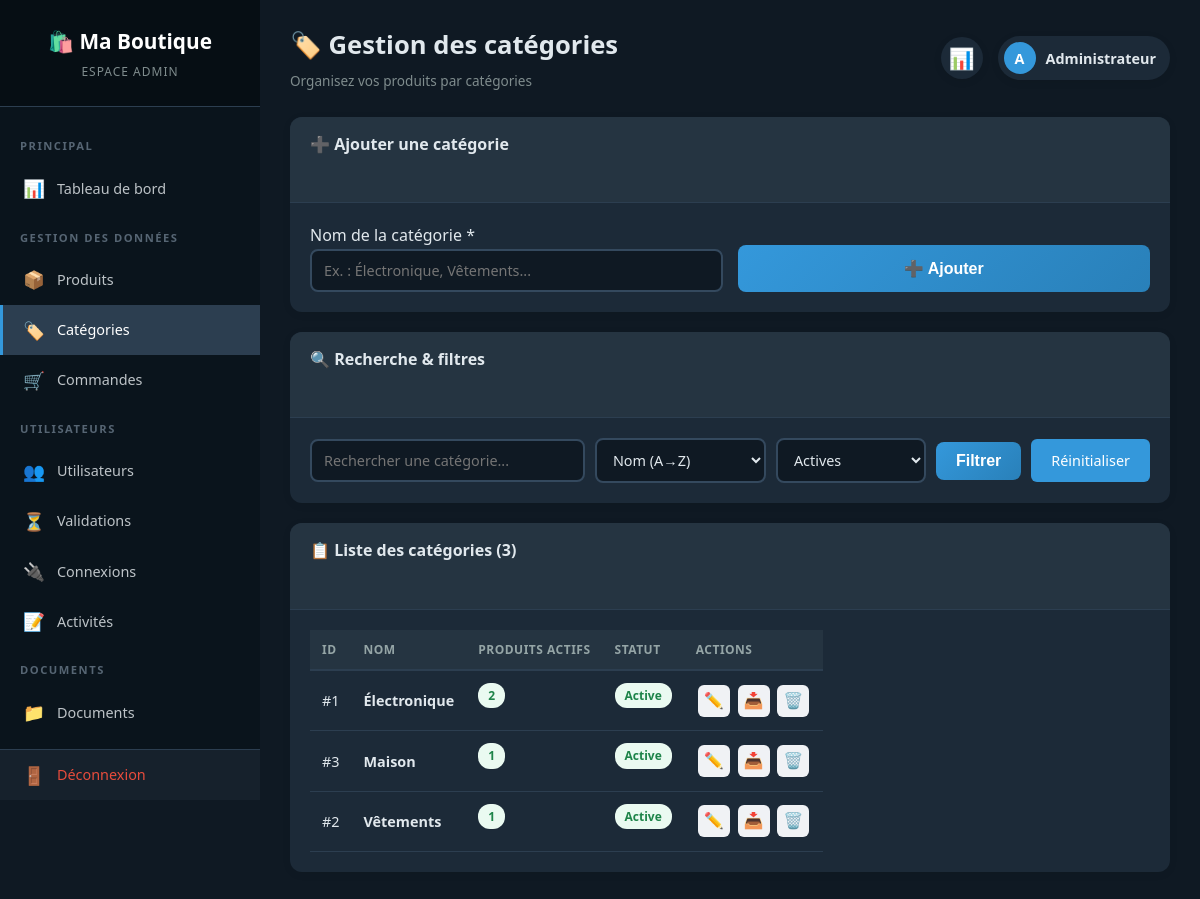
/admin/categories.php (signed in), run on the app's committed database.
### tables this page shows
CREATE TABLE `categories` (
  `id` int(11) NOT NULL AUTO_INCREMENT,
  `nom` varchar(100) NOT NULL,
  `archive` tinyint(1) DEFAULT 0,
  PRIMARY KEY (`id`)
);

### config/init.php (called while the page is built, shortened)
<?php
function param(string $cle, $defaut = null) {
    return $GLOBALS['parametres'][$cle] ?? $defaut;
}
?>

### admin/categories.php (the view, shortened to what this page needs)
<?php
require_once '../config/init.php';
$recherche = trim($_GET['recherche'] ?? '');
$tri = $_GET['tri'] ?? 'nom_asc';
$filtre_archive = isset($_GET['archive']) ? (int)$_GET['archive'] : 0;
$sql = "SELECT c.id, c.nom, c.archive,
               (SELECT COUNT(*) FROM produits p WHERE p.categorie_id = c.id AND p.archive = 0) AS nb_produits
        FROM categories c
        WHERE c.archive = :archive";
$params = [':archive' => $filtre_archive];
switch ($tri) {
    default:           $sql .= " ORDER BY c.nom ASC"; break;
}
$stmt = $pdo->prepare($sql);
$stmt->execute($params);
$categories = $stmt->fetchAll();
$categorie_edit = null;
?>
<!DOCTYPE html>
<html lang="fr" data-theme="<?= htmlspecialchars(param('theme', 'clair'), ENT_QUOTES, 'UTF-8') ?>">
<head>
    <link rel="stylesheet" href="../assets/style.css">
    <link rel="stylesheet" href="../assets/admin.css">
    <link rel="stylesheet" href="../assets/theme.css">
</head>
<body class="admin-body">
<?php include __DIR__ . '/../includes/sidebar.php'; ?>
<main class="admin-main">
    <header class="admin-topbar">
        <div>
            <h1>🏷️ Gestion des catégories</h1>
            <p class="topbar-subtitle">Organisez vos produits par catégories</p>
        </div>
        <div class="topbar-actions">
            <a href="dashboard.php" class="topbar-icon" title="Dashboard">📊</a>
            <div class="topbar-user">
                <span class="avatar"><?= strtoupper(substr($_SESSION['nom'], 0, 1)) ?></span>
                <span><?= htmlspecialchars($_SESSION['nom']) ?></span>
            </div>
        </div>
    </header>
    <section class="card">
        <div class="card-header">
            <h2><?= $categorie_edit ? '✏️ Modifier la catégorie' : '➕ Ajouter une catégorie' ?></h2>
        </div>
        <div class="card-body">
            <form method="POST" action="categories.php" class="form-grid">
                <div class="form-group">
                    <label for="nom">Nom de la catégorie *</label>
                    <input type="text" id="nom" name="nom" required minlength="2"
                           placeholder="Ex. : Électronique, Vêtements..."
                           value="<?= htmlspecialchars($categorie_edit['nom'] ?? '') ?>">
                </div>
                <div class="form-group" style="display:flex; align-items:flex-end;">
                    <button type="submit" class="btn-submit" style="width:100%;">
                        <?= $categorie_edit ? '💾 Enregistrer' : '➕ Ajouter' ?>
                    </button>
                </div>
            </form>
        </div>
    </section>
    <section class="card">
        <div class="card-header">
            <h2>🔍 Recherche & filtres</h2>
        </div>
        <div class="card-body">
            <form method="GET" action="categories.php" class="filters-bar">
                <input type="text" name="recherche" placeholder="Rechercher une catégorie..."
                       value="<?= htmlspecialchars($recherche) ?>">
                <select name="tri">
                    <option value="nom_asc"  <?= $tri === 'nom_asc'  ? 'selected' : '' ?>>Nom (A→Z)</option>
                </select>
                <select name="archive">
                    <option value="0" <?= $filtre_archive === 0 ? 'selected' : '' ?>>Actives</option>
                </select>
                <button type="submit" class="btn-submit">Filtrer</button>
                <a href="categories.php" class="btn-secondary">Réinitialiser</a>
            </form>
        </div>
    </section>
    <section class="card">
        <div class="card-header">
            <h2>📋 Liste des catégories (<?= count($categories) ?>)</h2>
        </div>
        <div class="card-body">
            <?php if (empty($categories)): ?>
                <p class="empty">Aucune catégorie trouvée.</p>
            <?php else: ?>
                <table class="data-table">
                    <thead>
                        <tr>
                            <th>ID</th>
                            <th>Nom</th>
                            <th>Produits actifs</th>
                            <th>Statut</th>
                            <th>Actions</th>
                        </tr>
                    </thead>
                    <tbody>
                        <?php foreach ($categories as $c): ?>
                            <tr>
                                <td>#<?= (int)$c['id'] ?></td>
                                <td><strong><?= htmlspecialchars($c['nom']) ?></strong></td>
                                <td>
                                    <span class="badge <?= $c['nb_produits'] > 0 ? 'badge-success' : 'badge-danger' ?>">
                                        <?= (int)$c['nb_produits'] ?>
                                    </span>
                                </td>
                                <td>
                                    <?php if ($c['archive']): ?>
                                        <span class="badge" style="background:#fdecea;color:#c0392b;">Archivée</span>
                                    <?php else: ?>
                                        <span class="badge badge-success">Active</span>
                                    <?php endif; ?>
                                </td>
                                <td class="actions-cell">
                                    <?php if ($filtre_archive === 1): ?>
                                        <a href="categories.php?restaurer=<?= (int)$c['id'] ?>" class="btn-icon" title="Restaurer">♻️</a>
                                    <?php else: ?>
                                        <a href="categories.php?edit=<?= (int)$c['id'] ?>" class="btn-icon" title="Modifier">✏️</a>
                                        <a href="categories.php?archiver=<?= (int)$c['id'] ?>" class="btn-icon" title="Archiver"
                                           onclick="return confirm('Archiver cette catégorie ?');">📥</a>
                                    <?php endif; ?>
                                    <a href="categories.php?supprimer=<?= (int)$c['id'] ?>" class="btn-icon btn-danger" title="Supprimer"
                                       onclick="return confirm('Supprimer définitivement cette catégorie ?');">🗑️</a>
                                </td>
                            </tr>
                        <?php endforeach; ?>
                    </tbody>
                </table>
            <?php endif; ?>
        </div>
    </section>
</main>
</body>
</html>

### assets/style.css (style rules this page uses)
* { margin: 0; padding: 0; box-sizing: border-box; }
body { font-family: 'Segoe UI', Tahoma, sans-serif; background: #f4f6f9; color: #333; line-height: 1.6; }
a { text-decoration: none; color: inherit; }
section h2 { text-align: center; font-size: 1.8rem; margin-bottom: 30px; color: #2c3e50; }
.badge { display: inline-block; background: #eaf2fb; color: #2980b9; font-size: 0.75rem; padding: 3px 10px; border-radius: 12px; margin-bottom: 10px; }
.btn-secondary { display: inline-block; background: #3498db; color: #fff; padding: 8px 18px; border-radius: 6px; font-size: 0.9rem; transition: background 0.3s; }
.btn-submit { width: 100%; padding: 14px; background: linear-gradient(135deg, #3498db, #2980b9); color: #fff; border: none; border-radius: 8px; font-size: 1rem; font-weight: 700; cursor: pointer; transition: transform 0.2s, box-shadow 0.2s; }
.data-table { display: block; width: 100%; max-width: 100%; overflow-x: auto; overscroll-behavior-x: contain; -webkit-overflow-scrolling: touch; scrollbar-width: thin; }
.data-table th, .data-table td { white-space: nowrap; }

### assets/admin.css (style rules this page uses)
.admin-body { display: flex; min-height: 100vh; background: #f0f2f5; margin: 0; }
.admin-main { flex: 1; margin-left: 260px; padding: 25px 30px; min-width: 0; }
.admin-topbar { display: flex; justify-content: space-between; align-items: center; margin-bottom: 25px; flex-wrap: wrap; gap: 15px; }
.admin-topbar h1 { font-size: 1.6rem; color: #2c3e50; margin-bottom: 4px; }
.topbar-subtitle { color: #7f8c8d; font-size: 0.85rem; }
.topbar-actions { display: flex; align-items: center; gap: 15px; }
.topbar-icon { position: relative; font-size: 1.3rem; width: 42px; height: 42px; display: flex; align-items: center; justify-content: center; background: #fff; border-radius: 50%; box-shadow: 0 2px 8px rgba(0,0,0,0.08); transition: transform 0.2s; }
.topbar-user { display: flex; align-items: center; gap: 10px; background: #fff; padding: 6px 14px 6px 6px; border-radius: 30px; box-shadow: 0 2px 8px rgba(0,0,0,0.08); font-weight: 600; color: #2c3e50; font-size: 0.9rem; }
.avatar { width: 32px; height: 32px; background: #3498db; color: #fff; border-radius: 50%; display: flex; align-items: center; justify-content: center; font-weight: 700; }
.card { background: #fff; border-radius: 12px; box-shadow: 0 2px 10px rgba(0,0,0,0.06); overflow: hidden; margin-bottom: 20px; }
.card-header { display: flex; justify-content: space-between; align-items: center; padding: 15px 20px; border-bottom: 1px solid #ecf0f1; background: #fafbfc; }
.card-header h2 { font-size: 1rem; color: #2c3e50; }
.card-body { padding: 20px; }
.data-table { width: 100%; border-collapse: collapse; font-size: 0.9rem; }
.data-table thead th { text-align: left; padding: 10px 12px; background: #f8f9fa; color: #7f8c8d; font-size: 0.75rem; text-transform: uppercase; letter-spacing: 0.5px; border-bottom: 2px solid #ecf0f1; }
.data-table tbody td { padding: 12px; border-bottom: 1px solid #f0f2f5; color: #2c3e50; }
.badge { display: inline-block; padding: 3px 10px; border-radius: 12px; font-size: 0.75rem; font-weight: 700; }
.badge-success { background: #eafaf1; color: #1e8449; }
.form-grid { display: grid; grid-template-columns: repeat(auto-fit, minmax(220px, 1fr)); gap: 15px; }
.form-grid input, .form-grid select, .form-grid textarea, .filters-bar input, .filters-bar select { width: 100%; padding: 10px 12px; border: 2px solid #e1e8ed; border-radius: 8px; font-size: 0.9rem; font-family: inherit; transition: border-color 0.2s; }
.filters-bar { display: flex; flex-wrap: wrap; gap: 10px; align-items: center; }
.filters-bar input[type="text"] { flex: 1; min-width: 200px; }
.filters-bar select { min-width: 150px; width: auto; }
.filters-bar .btn-submit, .filters-bar .btn-secondary { width: auto; padding: 10px 20px; white-space: nowrap; }
.actions-cell { white-space: nowrap; }
.btn-icon { display: inline-flex; align-items: center; justify-content: center; width: 32px; height: 32px; border-radius: 6px; background: #f0f2f5; font-size: 1rem; transition: background 0.2s, transform 0.2s; text-decoration: none; margin: 0 2px; }

### data on the page
categories: id "1", nom "Électronique", nb_produits "2", archive "Active"
categories: id "3", nom "Maison", nb_produits "1", archive "Active"
categories: id "2", nom "Vêtements", nb_produits "1", archive "Active"

### other printed values
param('nom_boutique', 'Ma Boutique') "Ma Boutique"
substr($_SESSION['nom'], 0, 1) "A"
$_SESSION['nom'] "Administrateur"
count($categories) "3"
